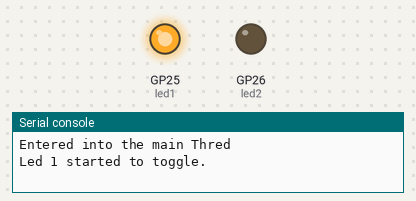
A program run on a simulated Raspberry Pi Pico running MicroPython. On the bench: output pins drawn as LEDs (lit = HIGH), the last lines printed to the serial console. Threads take turns every 2 ms.

Above: at 1.0 s.
At 3.2 s:
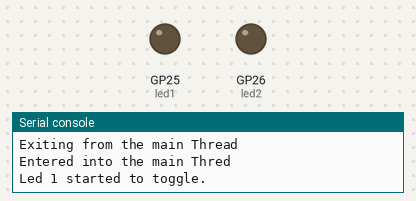
Timing chart, 0 to 5.6 s (numbered marks = the images above):
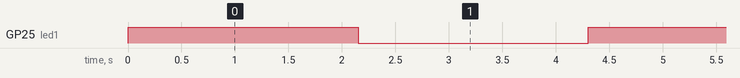

The program:

multicore.py
```python
"""
Unit Electronics 2023
        >o)
        (_>
file: multicore.py
author: Cesar
version: 0.0.2
revision: 0.0.1
context: Multicore example semaphore

"""
import machine
import utime
import _thread
led1 = machine.Pin(25, machine.Pin.OUT)
led2 = machine.Pin(26, machine.Pin.OUT)

sLock = _thread.allocate_lock()

def toggle_led():
    led1.value(not led1.value())

def CoreTask():
    while True:
        sLock.acquire()
        print("Entered into the second Thred")
        utime.sleep(1)
        led2.on()
        print("Led 2 turned on")
        utime.sleep(2)
        led2.off()
        print("Led 2 turned off")
        utime.sleep(1)
        print("Exiting from the 2nd Thread")
        utime.sleep(1)
        sLock.release()
_thread.start_new_thread(CoreTask, ())
while True:
    # We acquire the semaphore lock
    sLock.acquire()
    print("Entered into the main Thred")
    toggle_led()
    utime.sleep(0.15)
    print("Led 1 started to toggle.")
    utime.sleep(1)
    print("Exiting from the main Thread")
    utime.sleep(1)
    # We release the semaphore lock
    sLock.release()
```

Measured:
- by itself, GP25 (led1): alternates HIGH for 2.2 s and LOW for 2.2 s
